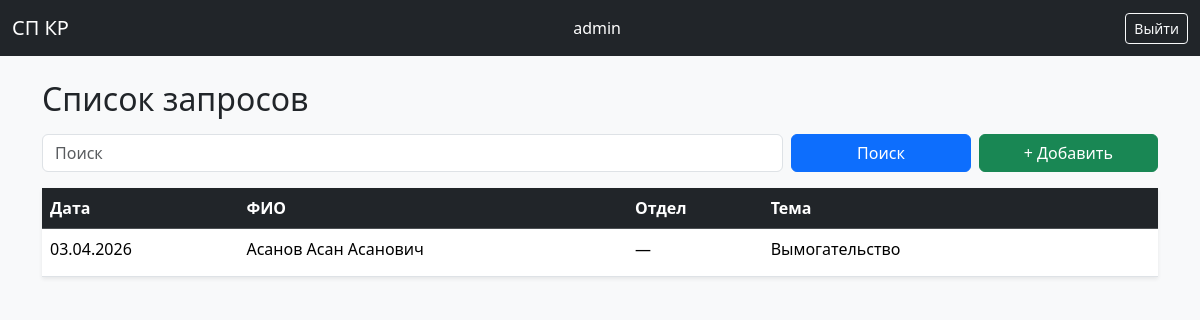
Page / (signed in) on the earlier database version.
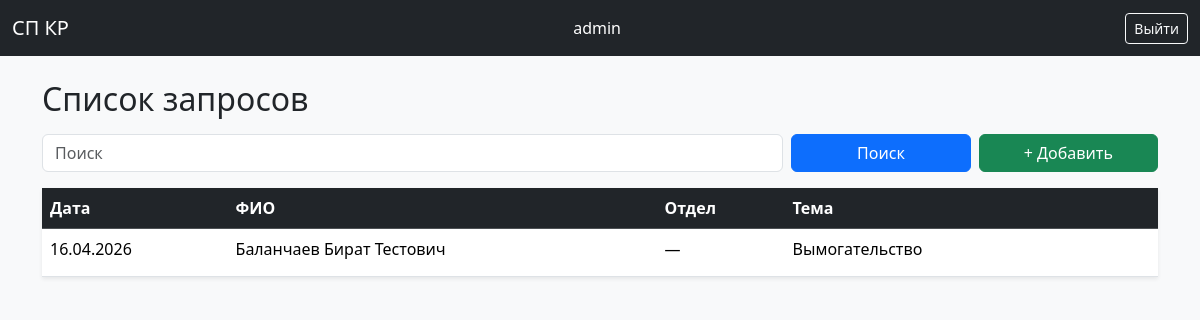
Same page on the later database version.
### core/models.py (models this page shows, shortened)
class Employee(models.Model):
    last_name = models.CharField("Фамилия", max_length=100)
    first_name = models.CharField("Имя", max_length=100)
    middle_name = models.CharField("Отчество", max_length=100, blank=True)
    position = models.CharField("Должность", max_length=100, blank=True)
    department = models.ForeignKey(
        Department,
        on_delete=models.PROTECT,
        verbose_name="Подраздел",
        null=True,
        blank=True,
    )
    phone_number = models.CharField("Номер телефона", max_length=20, blank=True)
    inf_name = models.CharField("Название", max_length=100, blank=True)
    inf_date = models.DateField("Дата заявки", null=True, blank=True)
    inf_source = models.CharField("Источник информации", max_length=100, blank=True)
    audit_subject = models.CharField("Субъект аудита", max_length=200, blank=True)
    inf_text = models.TextField("Информация", blank=True)
    inf_result = models.CharField("Результат", max_length=500, blank=True)
    created_at = models.DateTimeField("Дата создания", auto_now_add=True)

### core/views.py (the view)
# urls.py: path("", employee_list, name="employee_list"),
@login_required
def employee_list(request):
    employees = Employee.objects.all()
    query = request.GET.get("q", "")
    if query:
        employees = employees.filter(
            Q(last_name__icontains=query)
            | Q(first_name__icontains=query)
            | Q(middle_name__icontains=query)
        )
    return render(request, "core/employee_list.html", {"employees": employees, "query": query})

### core/templates/core/employee_list.html (shortened to what this page needs)
{% extends "base.html" %}
{% block content %}
<h2 class="mb-3">Список запросов</h2>
<form method="get" class="row g-2 mb-3">
    <div class="col-md-8">
        <input type="text"
               name="q"
               value="{{ query }}"
               class="form-control"
               placeholder="Поиск">
    </div>
    <div class="col-md-2">
        <button class="btn btn-primary w-100" type="submit">
            Поиск
        </button>
    </div>
    <div class="col-md-2">
        <a href="{% url 'employee_create' %}"
           class="btn btn-success w-100">
            + Добавить
        </a>
    </div>
</form>
<table class="table table-hover shadow-sm">
    <thead class="table-dark">
    <tr>
        <th>Дата</th>
        <th>ФИО</th>
        <th>Отдел</th>
        <th>Тема</th>
        <th class="text-center"></th>
    </tr>
    </thead>
    <tbody>
    {% for emp in employees %}
    <tr class="table-row"
        onclick="window.location='{% url 'employee_detail' emp.id %}'">
        <td>{{ emp.inf_date|date:"d.m.Y"|default:"—" }}</td>
        <td>
            {{ emp.last_name }} {{ emp.first_name }} {{ emp.middle_name }}
        </td>
        <td>{{ emp.department.name|default:"—" }}</td>
        <td>{{ emp.inf_name|default:"—" }}</td>
        <td class="text-center">
        </td>
    </tr>
    {% endfor %}
    </tbody>
</table>
{% endblock %}

Differences in the rows shown:
changed Employee "Вымогательство": inf_date "03.04.2026" → "16.04.2026"; last_name "Асанов" → "Баланчаев"; first_name "Асан" → "Бират"; middle_name "Асанович" → "Тестович"
